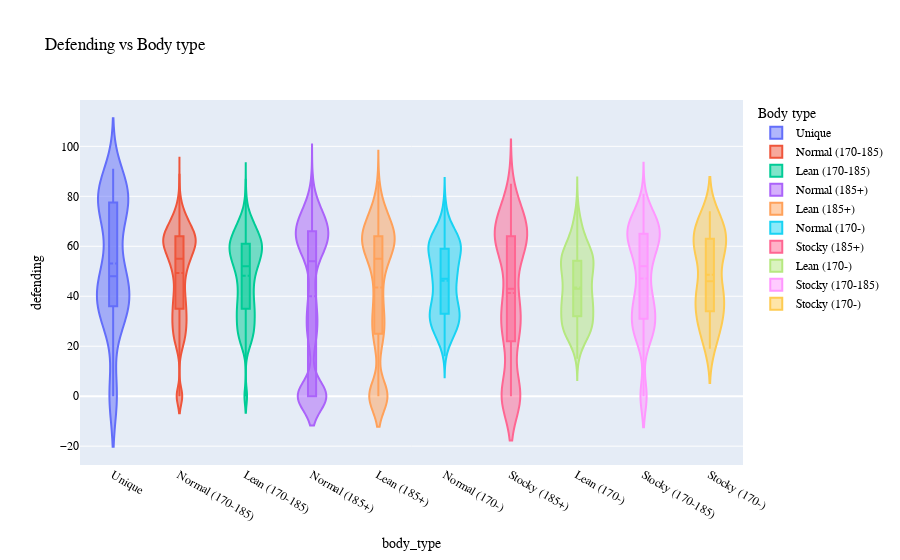

Here is the notebook cell this chart was saved with:
### Markdown cell above
### Defending vs Body type

### Code cell
plot_violin_plot(abilities_df_cleaned,x_col='defending',y_col='body_type')

### Figure 1 — Plotly figure (JSON) as saved in the notebook; plotly's stock layout.template omitted (floating-point values rounded to 4 significant figures; data arrays with more than 128 entries replaced by an {"elided": "..."} marker saying what was removed)
{"data": [{"box": {"visible": true}, "meanline": {"visible": true}, "name": "Unique", "type": "violin", "x": {"elided": "136 str values"}, "y": {"elided": "136 int values"}}, {"box": {"visible": true}, "meanline": {"visible": true}, "name": "Normal (170-185)", "type": "violin", "x": {"elided": "6685 str values"}, "y": {"elided": "6685 int values"}}, {"box": {"visible": true}, "meanline": {"visible": true}, "name": "Lean (170-185)", "type": "violin", "x": {"elided": "4086 str values"}, "y": {"elided": "4086 int values"}}, {"box": {"visible": true}, "meanline": {"visible": true}, "name": "Normal (185+)", "type": "violin", "x": {"elided": "4236 str values"}, "y": {"elided": "4236 int values"}}, {"box": {"visible": true}, "meanline": {"visible": true}, "name": "Lean (185+)", "type": "violin", "x": {"elided": "1938 str values"}, "y": {"elided": "1938 int values"}}, {"box": {"visible": true}, "meanline": {"visible": true}, "name": "Normal (170-)", "type": "violin", "x": {"elided": "669 str values"}, "y": {"elided": "669 int values"}}, {"box": {"visible": true}, "meanline": {"visible": true}, "name": "Stocky (185+)", "type": "violin", "x": {"elided": "355 str values"}, "y": {"elided": "355 int values"}}, {"box": {"visible": true}, "meanline": {"visible": true}, "name": "Lean (170-)", "type": "violin", "x": {"elided": "477 str values"}, "y": {"elided": "477 int values"}}, {"box": {"visible": true}, "meanline": {"visible": true}, "name": "Stocky (170-185)", "type": "violin", "x": {"elided": "560 str values"}, "y": {"elided": "560 int values"}}, {"box": {"visible": true}, "meanline": {"visible": true}, "name": "Stocky (170-)", "type": "violin", "x": ["Stocky (170-)", "Stocky (170-)", "Stocky (170-)", "Stocky (170-)", "Stocky (170-)", "Stocky (170-)", "Stocky (170-)", "Stocky (170-)", "Stocky (170-)", "Stocky (170-)", "Stocky (170-)", "Stocky (170-)", "Stocky (170-)", "Stocky (170-)", "Stocky (170-)", "Stocky (170-)", "Stocky (170-)", "Stocky (170-)", "Stocky (170-)", "Stocky (170-)", "Stocky (170-)", "Stocky (170-)", "Stocky (170-)", "Stocky (170-)", "Stocky (170-)", "Stocky (170-)", "Stocky (170-)", "Stocky (170-)", "Stocky (170-)", "Stocky (170-)", "Stocky (170-)", "Stocky (170-)", "Stocky (170-)", "Stocky (170-)", "Stocky (170-)", "Stocky (170-)", "Stocky (170-)", "Stocky (170-)", "Stocky (170-)", "Stocky (170-)", "Stocky (170-)", "Stocky (170-)", "Stocky (170-)", "Stocky (170-)", "Stocky (170-)", "Stocky (170-)", "Stocky (170-)", "Stocky (170-)", "Stocky (170-)", "Stocky (170-)", "Stocky (170-)", "Stocky (170-)", "Stocky (170-)", "Stocky (170-)", "Stocky (170-)", "Stocky (170-)", "Stocky (170-)", "Stocky (170-)", "Stocky (170-)", "Stocky (170-)", "Stocky (170-)", "Stocky (170-)", "Stocky (170-)", "Stocky (170-)", "Stocky (170-)", "Stocky (170-)", "Stocky (170-)", "Stocky (170-)", "Stocky (170-)", "Stocky (170-)", "Stocky (170-)", "Stocky (170-)", "Stocky (170-)", "Stocky (170-)", "Stocky (170-)", "Stocky (170-)", "Stocky (170-)", "Stocky (170-)", "Stocky (170-)", "Stocky (170-)", "Stocky (170-)", "Stocky (170-)", "Stocky (170-)", "Stocky (170-)", "Stocky (170-)", "Stocky (170-)", "Stocky (170-)", "Stocky (170-)", "Stocky (170-)", "Stocky (170-)", "Stocky (170-)", "Stocky (170-)", "Stocky (170-)", "Stocky (170-)", "Stocky (170-)", "Stocky (170-)", "Stocky (170-)"], "y": [25, 43, 39, 73, 38, 72, 74, 35, 44, 70, 73, 40, 69, 74, 46, 56, 43, 74, 43, 44, 66, 67, 69, 58, 69, 69, 63, 55, 39, 60, 34, 62, 68, 66, 44, 29, 27, 31, 66, 34, 67, 53, 34, 67, 59, 64, 63, 59, 65, 35, 31, 39, 21, 23, 42, 69, 19, 27, 64, 40, 26, 33, 32, 59, 44, 46, 39, 57, 63, 58, 41, 33, 60, 33, 60, 53, 55, 22, 19, 42, 66, 60, 44, 28, 30, 61, 57, 58, 31, 35, 58, 54, 45, 23, 19, 53, 30]}], "layout": {"font": {"color": "black", "family": "Courier New, monospace", "size": 12}, "legend": {"title": {"text": "Body type"}}, "title": {"text": "Defending vs Body type"}, "xaxis": {"title": {"text": "body_type"}}, "yaxis": {"title": {"text": "defending"}}}}
